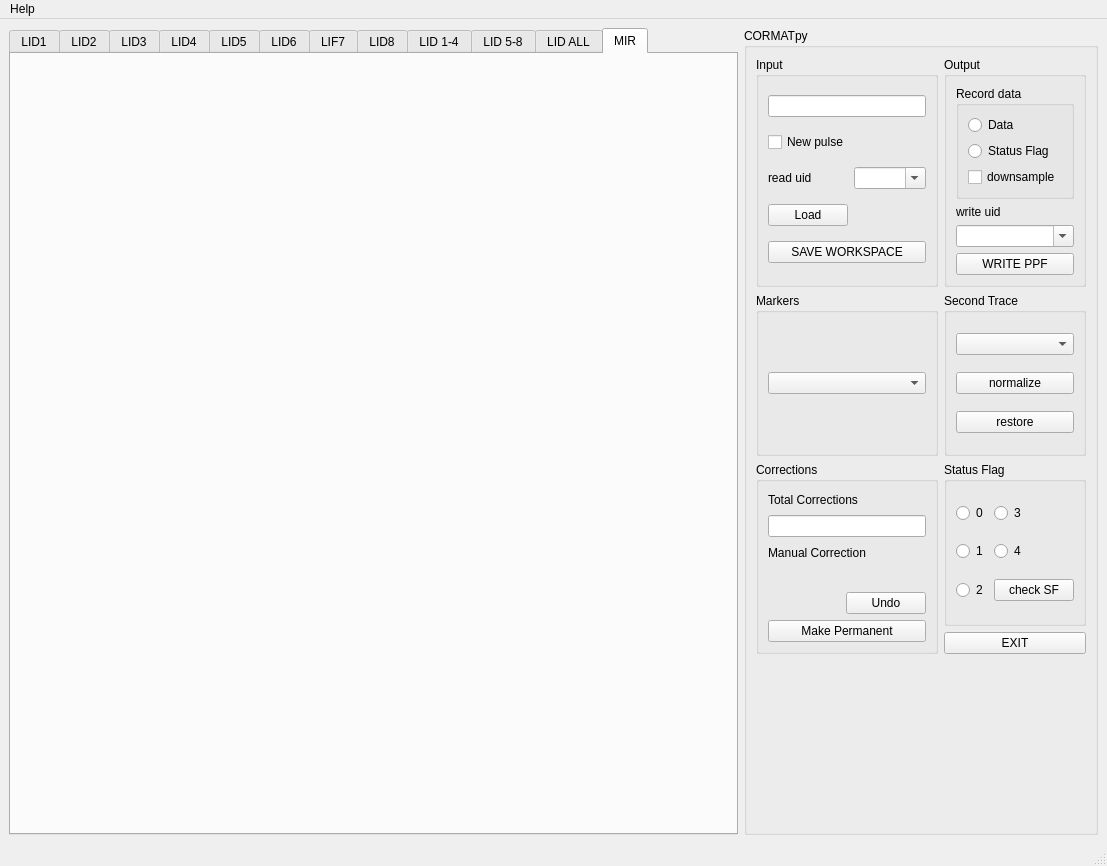
<?xml version="1.0" encoding="UTF-8"?>
<ui version="4.0">
 <class>CORMAT_py</class>
 <widget class="QMainWindow" name="CORMAT_py">
  <property name="geometry">
   <rect>
    <x>0</x>
    <y>0</y>
    <width>1107</width>
    <height>865</height>
   </rect>
  </property>
  <property name="windowTitle">
   <string>CORMATpy</string>
  </property>
  <widget class="QWidget" name="centralwidget">
   <layout class="QGridLayout" name="gridLayout_2">
    <item row="0" column="1">
     <widget class="QGroupBox" name="groupBox_8">
      <property name="maximumSize">
       <size>
        <width>359</width>
        <height>807</height>
       </size>
      </property>
      <property name="title">
       <string>CORMATpy</string>
      </property>
      <layout class="QGridLayout" name="gridLayout_4">
       <item row="0" column="0">
        <widget class="QGroupBox" name="groupBox_3">
         <property name="title">
          <string>Input</string>
         </property>
         <layout class="QGridLayout" name="gridLayout">
          <item row="5" column="0">
           <widget class="QLabel" name="label">
            <property name="text">
             <string>read uid</string>
            </property>
           </widget>
          </item>
          <item row="7" column="0" colspan="2">
           <widget class="QPushButton" name="button_save">
            <property name="text">
             <string>SAVE WORKSPACE</string>
            </property>
           </widget>
          </item>
          <item row="5" column="1">
           <widget class="QComboBox" name="comboBox_readuid">
            <property name="editable">
             <bool>true</bool>
            </property>
            <property name="insertPolicy">
             <enum>QComboBox::InsertAtTop</enum>
            </property>
           </widget>
          </item>
          <item row="6" column="0">
           <widget class="QPushButton" name="button_read_pulse">
            <property name="text">
             <string>Load</string>
            </property>
           </widget>
          </item>
          <item row="0" column="0" colspan="2">
           <widget class="QLineEdit" name="lineEdit_jpn">
            <property name="text">
             <string/>
            </property>
           </widget>
          </item>
          <item row="1" column="0" colspan="2">
           <widget class="QCheckBox" name="checkBox_newpulse">
            <property name="text">
             <string>New pulse</string>
            </property>
           </widget>
          </item>
         </layout>
        </widget>
       </item>
       <item row="0" column="1">
        <widget class="QGroupBox" name="groupBox">
         <property name="title">
          <string>Output</string>
         </property>
         <layout class="QGridLayout" name="gridLayout_6">
          <item row="0" column="0">
           <widget class="QGroupBox" name="groupBox_2">
            <property name="title">
             <string>Record data</string>
            </property>
            <layout class="QGridLayout" name="gridLayout_3">
             <item row="0" column="0">
              <widget class="QRadioButton" name="radioButton_storeData">
               <property name="text">
                <string>Data</string>
               </property>
              </widget>
             </item>
             <item row="1" column="0">
              <widget class="QRadioButton" name="radioButton_storeSF">
               <property name="text">
                <string>Status Flag</string>
               </property>
              </widget>
             </item>
             <item row="2" column="0">
              <widget class="QCheckBox" name="checkBox_DS">
               <property name="text">
                <string>downsample</string>
               </property>
              </widget>
             </item>
            </layout>
           </widget>
          </item>
          <item row="1" column="0">
           <widget class="QLabel" name="label_2">
            <property name="text">
             <string>write uid</string>
            </property>
           </widget>
          </item>
          <item row="2" column="0">
           <widget class="QComboBox" name="comboBox_writeuid">
            <property name="editable">
             <bool>true</bool>
            </property>
           </widget>
          </item>
          <item row="3" column="0">
           <widget class="QPushButton" name="button_saveppf">
            <property name="text">
             <string>WRITE PPF</string>
            </property>
           </widget>
          </item>
         </layout>
        </widget>
       </item>
       <item row="1" column="0">
        <widget class="QGroupBox" name="groupBox_9">
         <property name="title">
          <string>Markers</string>
         </property>
         <layout class="QGridLayout" name="gridLayout_8">
          <item row="0" column="0">
           <widget class="QComboBox" name="comboBox_markers"/>
          </item>
         </layout>
        </widget>
       </item>
       <item row="1" column="1">
        <widget class="QGroupBox" name="groupBox_5">
         <property name="title">
          <string>Second Trace</string>
         </property>
         <layout class="QGridLayout" name="gridLayout_7">
          <item row="0" column="0">
           <widget class="QComboBox" name="comboBox_2ndtrace"/>
          </item>
          <item row="1" column="0">
           <widget class="QPushButton" name="button_normalize">
            <property name="text">
             <string>normalize</string>
            </property>
           </widget>
          </item>
          <item row="2" column="0">
           <widget class="QPushButton" name="button_restore">
            <property name="text">
             <string>restore</string>
            </property>
           </widget>
          </item>
         </layout>
        </widget>
       </item>
       <item row="2" column="0" rowspan="2">
        <widget class="QGroupBox" name="groupBox_6">
         <property name="title">
          <string>Corrections</string>
         </property>
         <layout class="QGridLayout" name="gridLayout_21">
          <item row="1" column="0" colspan="2">
           <widget class="QLineEdit" name="lineEdit_totcorr"/>
          </item>
          <item row="3" column="0" colspan="2">
           <widget class="QWidget" name="widget_mancorr" native="true"/>
          </item>
          <item row="5" column="0" colspan="2">
           <widget class="QPushButton" name="pushButton_makeperm">
            <property name="text">
             <string>Make Permanent</string>
            </property>
           </widget>
          </item>
          <item row="2" column="0" colspan="2">
           <widget class="QLabel" name="label_4">
            <property name="text">
             <string>Manual Correction</string>
            </property>
           </widget>
          </item>
          <item row="0" column="0" colspan="2">
           <widget class="QLabel" name="label_3">
            <property name="text">
             <string>Total Corrections</string>
            </property>
           </widget>
          </item>
          <item row="4" column="1">
           <widget class="QPushButton" name="pushButton_undo">
            <property name="text">
             <string>Undo</string>
            </property>
           </widget>
          </item>
         </layout>
        </widget>
       </item>
       <item row="2" column="1">
        <widget class="QGroupBox" name="groupBox_statusflag">
         <property name="title">
          <string>Status Flag</string>
         </property>
         <layout class="QGridLayout" name="gridLayout_5">
          <item row="0" column="1">
           <widget class="QRadioButton" name="radioButton_statusflag_3">
            <property name="text">
             <string>3</string>
            </property>
           </widget>
          </item>
          <item row="1" column="0">
           <widget class="QRadioButton" name="radioButton_statusflag_1">
            <property name="text">
             <string>1</string>
            </property>
           </widget>
          </item>
          <item row="1" column="1">
           <widget class="QRadioButton" name="radioButton_statusflag_4">
            <property name="text">
             <string>4</string>
            </property>
           </widget>
          </item>
          <item row="2" column="0">
           <widget class="QRadioButton" name="radioButton_statusflag_2">
            <property name="text">
             <string>2</string>
            </property>
           </widget>
          </item>
          <item row="0" column="0">
           <widget class="QRadioButton" name="radioButton_statusflag_0">
            <property name="text">
             <string>0</string>
            </property>
           </widget>
          </item>
          <item row="2" column="1">
           <widget class="QPushButton" name="checkSFbutton">
            <property name="text">
             <string>check SF</string>
            </property>
           </widget>
          </item>
         </layout>
        </widget>
       </item>
       <item row="4" column="0" colspan="2">
        <widget class="QWidget" name="logger" native="true">
         <property name="enabled">
          <bool>true</bool>
         </property>
         <property name="autoFillBackground">
          <bool>false</bool>
         </property>
        </widget>
       </item>
       <item row="3" column="1">
        <widget class="QPushButton" name="exit_button">
         <property name="text">
          <string>EXIT</string>
         </property>
        </widget>
       </item>
      </layout>
     </widget>
    </item>
    <item row="0" column="0">
     <widget class="QTabWidget" name="tabWidget">
      <property name="enabled">
       <bool>true</bool>
      </property>
      <property name="minimumSize">
       <size>
        <width>724</width>
        <height>807</height>
       </size>
      </property>
      <property name="whatsThis">
       <string>&lt;html&gt;&lt;head/&gt;&lt;body&gt;&lt;p&gt;MIR&lt;/p&gt;&lt;/body&gt;&lt;/html&gt;</string>
      </property>
      <property name="currentIndex">
       <number>11</number>
      </property>
      <widget class="QWidget" name="tab_LID1">
       <attribute name="title">
        <string>LID1</string>
       </attribute>
       <layout class="QGridLayout" name="gridLayout_20">
        <item row="0" column="0">
         <widget class="Canvas" name="widget_LID1" native="true"/>
        </item>
       </layout>
      </widget>
      <widget class="QWidget" name="tab_LID2">
       <attribute name="title">
        <string>LID2</string>
       </attribute>
       <layout class="QGridLayout" name="gridLayout_19">
        <item row="0" column="0">
         <widget class="Canvas" name="widget_LID2" native="true"/>
        </item>
       </layout>
      </widget>
      <widget class="QWidget" name="tab_LID3">
       <attribute name="title">
        <string>LID3</string>
       </attribute>
       <layout class="QGridLayout" name="gridLayout_18">
        <item row="0" column="0">
         <widget class="Canvas" name="widget_LID3" native="true"/>
        </item>
       </layout>
      </widget>
      <widget class="QWidget" name="tab_LID4">
       <attribute name="title">
        <string>LID4</string>
       </attribute>
       <layout class="QGridLayout" name="gridLayout_17">
        <item row="0" column="0">
         <widget class="Canvas" name="widget_LID4" native="true"/>
        </item>
       </layout>
      </widget>
      <widget class="QWidget" name="tab_5">
       <attribute name="title">
        <string>LID5</string>
       </attribute>
       <layout class="QGridLayout" name="gridLayout_16">
        <item row="0" column="0">
         <widget class="Canvas" name="widget_LID5" native="true"/>
        </item>
       </layout>
      </widget>
      <widget class="QWidget" name="tab_6">
       <attribute name="title">
        <string>LID6</string>
       </attribute>
       <layout class="QGridLayout" name="gridLayout_15">
        <item row="0" column="0">
         <widget class="Canvas" name="widget_LID6" native="true"/>
        </item>
       </layout>
      </widget>
      <widget class="QWidget" name="tab_7">
       <attribute name="title">
        <string>LIF7</string>
       </attribute>
       <layout class="QGridLayout" name="gridLayout_14">
        <item row="0" column="0">
         <widget class="Canvas" name="widget_LID7" native="true"/>
        </item>
       </layout>
      </widget>
      <widget class="QWidget" name="tab_8">
       <attribute name="title">
        <string>LID8</string>
       </attribute>
       <layout class="QGridLayout" name="gridLayout_13">
        <item row="0" column="0">
         <widget class="Canvas" name="widget_LID8" native="true"/>
        </item>
       </layout>
      </widget>
      <widget class="QWidget" name="tab_11">
       <attribute name="title">
        <string>LID 1-4</string>
       </attribute>
       <layout class="QGridLayout" name="gridLayout_12">
        <item row="0" column="0">
         <widget class="Canvas" name="widget_LID_14" native="true"/>
        </item>
       </layout>
      </widget>
      <widget class="QWidget" name="tab_12">
       <attribute name="title">
        <string>LID 5-8</string>
       </attribute>
       <layout class="QGridLayout" name="gridLayout_11">
        <item row="0" column="0">
         <widget class="Canvas" name="widget_LID_58" native="true"/>
        </item>
       </layout>
      </widget>
      <widget class="QWidget" name="tab_9">
       <attribute name="title">
        <string>LID ALL</string>
       </attribute>
       <layout class="QGridLayout" name="gridLayout_9">
        <item row="0" column="0">
         <widget class="Canvas" name="widget_LID_ALL" native="true"/>
        </item>
       </layout>
      </widget>
      <widget class="QWidget" name="tab_10">
       <attribute name="title">
        <string>MIR</string>
       </attribute>
       <layout class="QGridLayout" name="gridLayout_10">
        <item row="0" column="0">
         <widget class="Canvas" name="widget_MIR" native="true"/>
        </item>
       </layout>
      </widget>
     </widget>
    </item>
   </layout>
  </widget>
  <widget class="QMenuBar" name="menubar">
   <property name="geometry">
    <rect>
     <x>0</x>
     <y>0</y>
     <width>1107</width>
     <height>20</height>
    </rect>
   </property>
   <widget class="QMenu" name="menuHelp">
    <property name="title">
     <string>Help</string>
    </property>
    <addaction name="actionHelp"/>
    <addaction name="actionOpen_PDF_guide"/>
   </widget>
   <addaction name="menuHelp"/>
  </widget>
  <widget class="QStatusBar" name="statusbar"/>
  <action name="actionHelp">
   <property name="text">
    <string>Help</string>
   </property>
  </action>
  <action name="actionOpen_PDF_guide">
   <property name="text">
    <string>Open PDF guide</string>
   </property>
  </action>
 </widget>
 <customwidgets>
  <customwidget>
   <class>Canvas</class>
   <extends>QWidget</extends>
   <header>canvas.h</header>
   <container>1</container>
  </customwidget>
 </customwidgets>
 <resources/>
 <connections/>
</ui>
